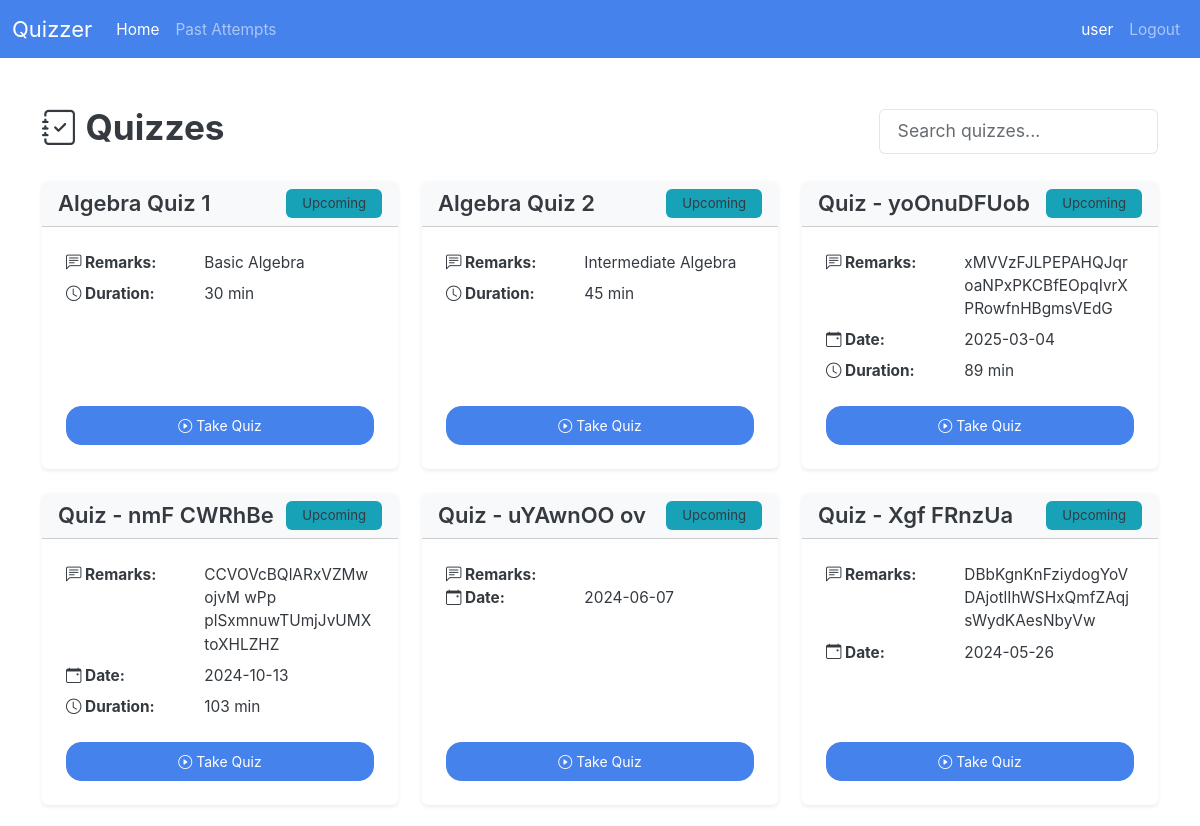
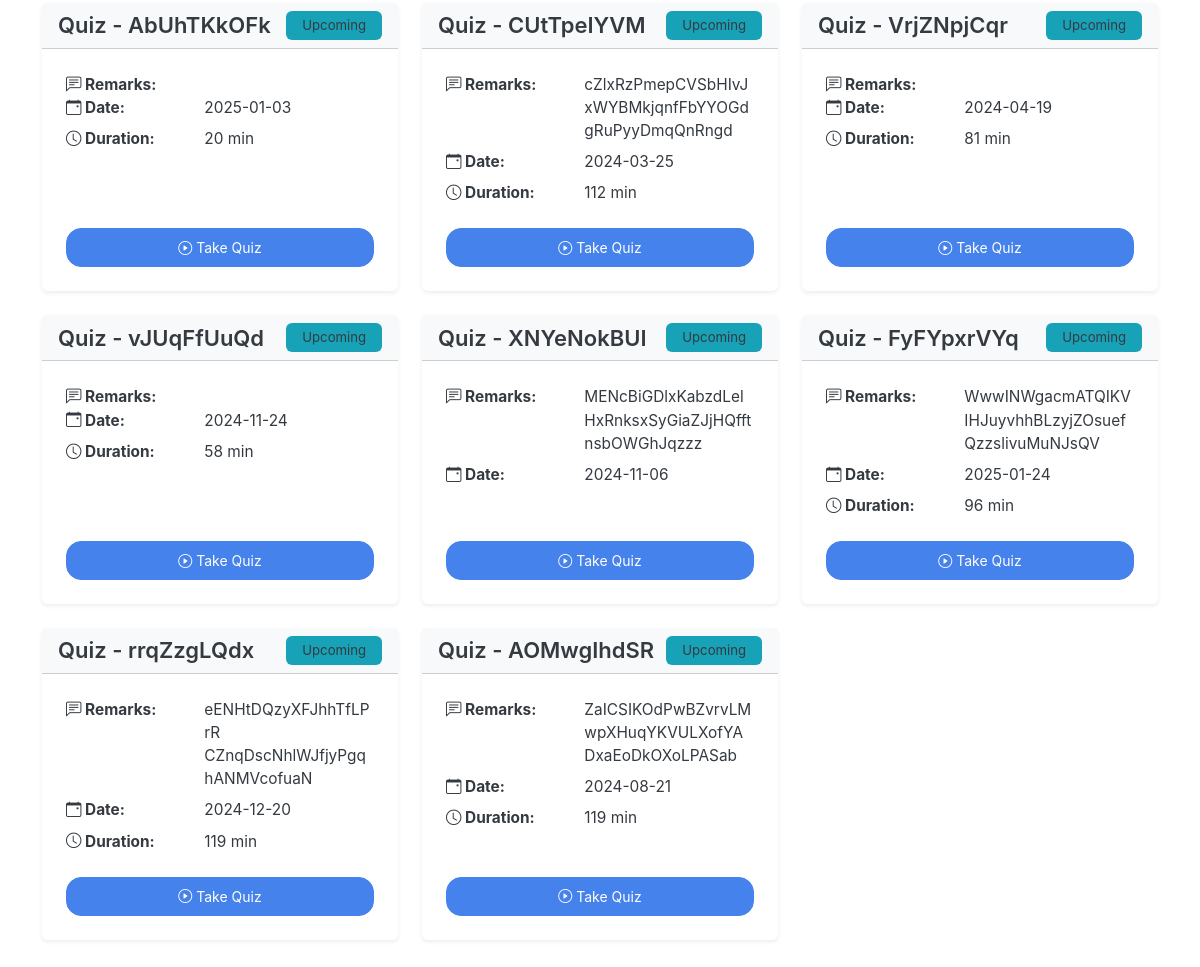
/user/ (signed in), run on the app's committed database (2 pictures, top to bottom).
### models/models.py (models this page shows, shortened)
class User(db.Model, UserMixin):
    __tablename__ = "user"
    user_id: Mapped[id_pk]
    username: Mapped[str] = mapped_column(unique=True)
    password: Mapped[str]
    quiz_attempts: Mapped[List["QuizAttempt"]] = relationship(
        back_populates="user", cascade="all,delete-orphan"
    )

class Quiz(db.Model):
    __tablename__ = "quiz"
    quiz_id: Mapped[id_pk]
    quiz_name: Mapped[str]
    chapter_id: Mapped[int]
    subject_id: Mapped[int]
    date: Mapped[Optional[date]]
    duration: Mapped[Optional[int]]  # minutes? hopefully
    remarks: Mapped[str]
    total_marks: Mapped[int] = mapped_column(default=0)
    questions: Mapped[List["Question"]] = relationship(
        back_populates="quiz", cascade="all,delete-orphan"
    )
    quiz_attempts: Mapped[List["QuizAttempt"]] = relationship(
        back_populates="quiz", cascade="all,delete-orphan"
    )
    chapter: Mapped["Chapter"] = relationship(back_populates="quizzes") # maybe change this
    __table_args__ = (
        ForeignKeyConstraint(
            ['subject_id', 'chapter_id'],  # Composite foreign key
            ['chapter.subject_id', 'chapter.chapter_id']
        ),
    )

### routes/user_routes.py (the view)
@user_bp.route("/", methods=["GET"])
def home():
    upcoming_quizzes = db.session.scalars(select(Quiz))
    return render_template("user/home.html", upcoming_quizzes=upcoming_quizzes)

### app.py (called while the page is built)
@app.template_global()
def is_active(page_name):
    return "active" if request.endpoint == page_name else ""

### routes/__init__.py (called while the page is built)
def init_login_manager(app):
    login_manager = LoginManager()
    login_manager.init_app(app)
    login_manager.login_view = "auth.login"  # goes to the login() function in auth_bp
    @login_manager.user_loader
    def load_user(user_id):
        return db.session.scalar(select(User).where(User.user_id == user_id))

### routes/user_routes.py (called while the page is built)
@user_bp.before_request  # makes it so you have to be logged in to access, and allows admin to access it too to test :)
@login_required
def user_required():
    pass

### templates/user/home.html
{% extends "base.html" %} {% block title %} Quiz Dashboard {% endblock %} {%
block body %} {% include "user/nav.html" %}
<div class="container py-5">
  <div class="d-flex justify-content-between align-items-center mb-4">
    <h2 class="fw-bold"><i class="bi bi-journal-check"></i> Quizzes</h2>
    <input
      type="text"
      id="searchInput"
      class="form-control w-25"
      placeholder="Search quizzes..."
      onkeyup="searchContentUser()"
    />
  </div>
  <div
    class="row row-cols-1 row-cols-md-2 row-cols-lg-3 g-4 mb-5"
    id="quizList"
  >
    {% if upcoming_quizzes %} {% for quiz in upcoming_quizzes %}
    <div class="col quiz-card">
      <div class="card shadow-sm border-0 h-100">
        <div
          class="card-header bg-light d-flex justify-content-between align-items-center"
        >
          <h5 class="fw-semibold mb-0">{{ quiz.quiz_name }}</h5>
          <span class="badge bg-info text-dark">Upcoming</span>
        </div>
        <div class="card-body p-4 d-flex flex-column justify-content-between">
          <div>
            <dl class="row mb-0 small">
              <dt class="col-sm-5">
                <i class="bi bi-chat-left-text"></i> Remarks:
              </dt>
              <dd class="col-sm-7">{{ quiz.remarks }}</dd>
              {% if quiz.date %}
              <dt class="col-sm-5">
                <i class="bi bi-calendar-event"></i> Date:
              </dt>
              <dd class="col-sm-7">{{ quiz.date }}</dd>
              {% endif %} {% if quiz.duration %}
              <dt class="col-sm-5"><i class="bi bi-clock"></i> Duration:</dt>
              <dd class="col-sm-7">{{ quiz.duration }} min</dd>
              {% endif %}
            </dl>
          </div>
          <div class="mt-3 text-center">
            <a href="{{ url_for('user.quiz', quiz_id=quiz.quiz_id) }}">
              <button class="btn btn-primary w-100">
                <i class="bi bi-play-circle"></i> Take Quiz
              </button>
            </a>
          </div>
        </div>
      </div>
    </div>
    {% endfor %} {% else %}
    <p class="text-muted text-center">No upcoming quizzes available.</p>
    {% endif %}
  </div>
</div>
{% endblock %}

### templates/user/nav.html (shortened to what this page needs)
<nav class="navbar navbar-expand-lg bg-primary" data-bs-theme="dark">
  <div class="container-fluid">
    <a class="navbar-brand" href="#">Quizzer</a>
    <div class="collapse navbar-collapse" id="navbarColor01">
      <ul class="navbar-nav me-auto">
        <li class="nav-item">
          <a
            class="nav-link {{ is_active('user.home') }}"
            href="{{ url_for('user.home') }}"
            >Home</a
          >
        </li>
        <li class="nav-item">
          <a class="nav-link" href="{{url_for('user.history')}}"
            >Past Attempts</a
          >
        </li>
      </ul>
      <ul class="navbar-nav">
        <li class="nav-item">
          <a class="nav-link active"> {{current_user.username}}</a>
        </li>
        <li class="nav-item">
          <a class="nav-link" href="{{url_for('auth.logout')}}"> Logout </a>
        </li>
      </ul>
    </div>
  </div>
</nav>

### data on the page
User: username "user"
Quiz: quiz_name "Algebra Quiz 1", remarks "Basic Algebra", duration "30"
Quiz: quiz_name "Algebra Quiz 2", remarks "Intermediate Algebra", duration "45"
Quiz: quiz_name "Quiz - yoOnuDFUob", remarks "xMVVzFJLPEPAHQJqroaNPxPKCBfEOpqIvrXPRowfnHBgmsVEdG", date "2025-03-04", duration "89"
Quiz: quiz_name "Quiz - nmF CWRhBe", remarks "CCVOVcBQlARxVZMwojvM wPp plSxmnuwTUmjJvUMXtoXHLZHZ", date "2024-10-13", duration "103"
Quiz: quiz_name "Quiz - uYAwnOO ov", date "2024-06-07"
Quiz: quiz_name "Quiz - Xgf FRnzUa", remarks "DBbKgnKnFziydogYoVDAjotlIhWSHxQmfZAqjsWydKAesNbyVw", date "2024-05-26"
Quiz: quiz_name "Quiz - AbUhTKkOFk", date "2025-01-03", duration "20"
Quiz: quiz_name "Quiz - CUtTpeIYVM", remarks "cZlxRzPmepCVSbHIvJxWYBMkjqnfFbYYOGdgRuPyyDmqQnRngd", date "2024-03-25", duration "112"
Quiz: quiz_name "Quiz - VrjZNpjCqr", date "2024-04-19", duration "81"
Quiz: quiz_name "Quiz - vJUqFfUuQd", date "2024-11-24", duration "58"
Quiz: quiz_name "Quiz - XNYeNokBUI", remarks "MENcBiGDlxKabzdLelHxRnksxSyGiaZJjHQfftnsbOWGhJqzzz", date "2024-11-06"
Quiz: quiz_name "Quiz - FyFYpxrVYq", remarks "WwwINWgacmATQIKVIHJuyvhhBLzyjZOsuefQzzslivuMuNJsQV", date "2025-01-24", duration "96"
Quiz: quiz_name "Quiz - rrqZzgLQdx", remarks "eENHtDQzyXFJhhTfLPrR CZnqDscNhlWJfjyPgqhANMVcofuaN", date "2024-12-20", duration "119"
Quiz: quiz_name "Quiz - AOMwgIhdSR", remarks "ZaICSIKOdPwBZvrvLMwpXHuqYKVULXofYADxaEoDkOXoLPASab", date "2024-08-21", duration "119"
